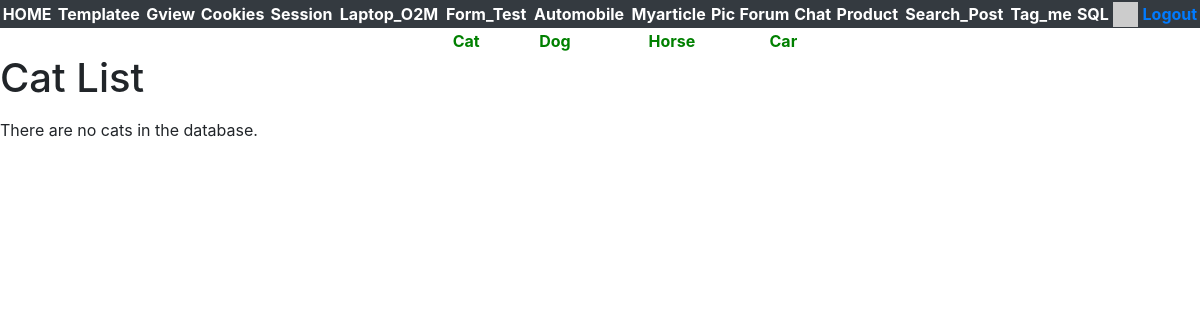
The page /gview/cats (signed in) on the database as committed earlier.
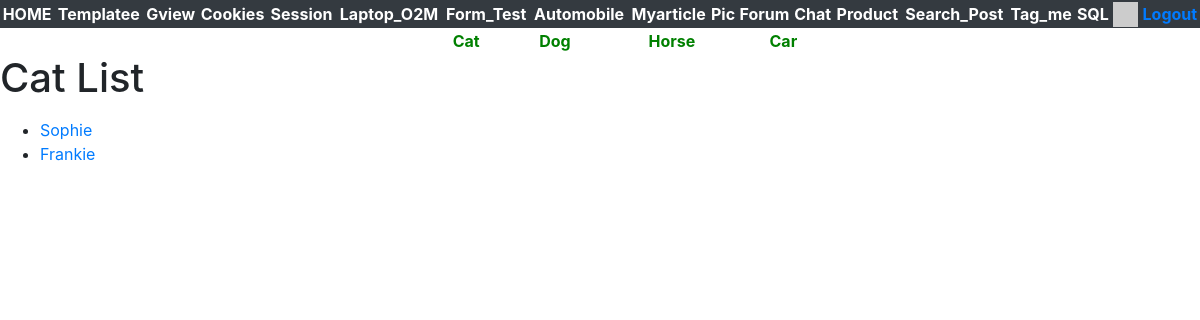
The same page on the database as committed later.
### gview/models.py (models this page shows, shortened)
class Cat(models.Model):
    name = models.CharField(max_length=200,db_index=True,help_text='Cat name')

### gview/views.py (the view)
# urls.py: path('cats',views.CatListView.as_view(),name='cats'),
class CatListView(View):
    model = Cat
    def get(self,request):
        modelname = self.model._meta.verbose_name.title().lower()
        stuff = self.model.objects.all()
        cntx = {modelname+'_list':stuff}
        return render(request,'gview/'+modelname+'_list.html',cntx)

### home/context_processors.py (called while the page is built)
def settings(request):
    return {
        'settings': django_settings,
    }

### home/templatetags/app_tags.py (called while the page is built)
@register.filter(name='gravatar')
def gravatar(user, size=35):
    email = str(user.email.strip().lower()).encode('utf-8')
    email_hash = md5(email).hexdigest()
    url = "//www.gravatar.com/avatar/{0}?s={1}&d=identicon&r=PG"
    return url.format(email_hash, size)

### gview/templates/gview/cat_list.html
{% extends "gview/base.html" %}
{% block content %}
<h1>Cat List</h1>
<p>
    {% if cat_list %}
<ul>
    {% for cat in cat_list %}
    <li>
        <a href={% url 'gview:cat' cat.id %}>{{cat.name}}</a>
    </li>
    {% endfor %}
</ul>
{% else %}
<p>There are no cats in the database.</p>
{% endif %}
</p>
{% endblock %}

Rows that differ between the two databases and show on the page:
added Cat: name "Sophie"
added Cat: name "Frankie"
Other text that changed with them:
text no longer shown: "There are no cats in the database."
